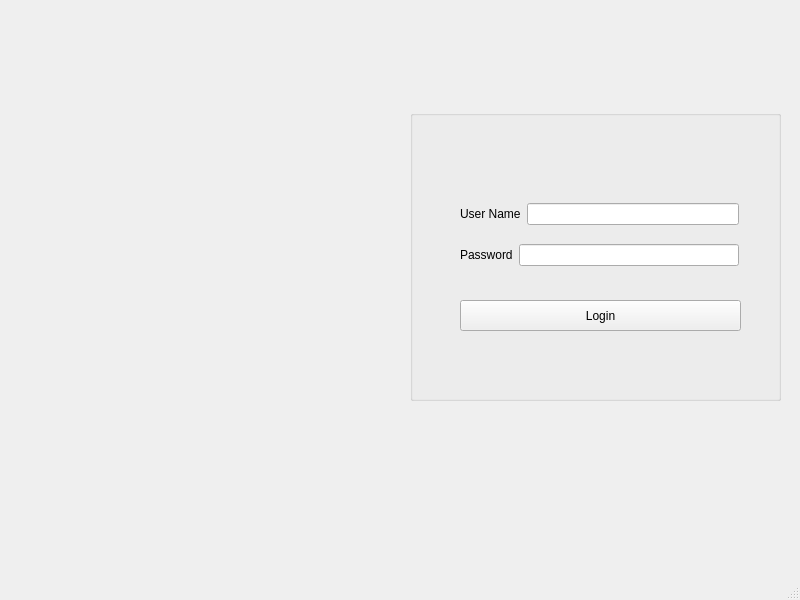
<?xml version="1.0" encoding="UTF-8"?>
<ui version="4.0">
 <class>MainWindow</class>
 <widget class="QMainWindow" name="MainWindow">
  <property name="geometry">
   <rect>
    <x>0</x>
    <y>0</y>
    <width>800</width>
    <height>600</height>
   </rect>
  </property>
  <property name="windowTitle">
   <string>MainWindow</string>
  </property>
  <widget class="QWidget" name="centralwidget">
   <widget class="QGroupBox" name="groupBox">
    <property name="geometry">
     <rect>
      <x>410</x>
      <y>110</y>
      <width>371</width>
      <height>291</height>
     </rect>
    </property>
    <property name="title">
     <string/>
    </property>
    <widget class="QPushButton" name="btnLogin">
     <property name="geometry">
      <rect>
       <x>50</x>
       <y>190</y>
       <width>281</width>
       <height>31</height>
      </rect>
     </property>
     <property name="text">
      <string>Login</string>
     </property>
    </widget>
    <widget class="QWidget" name="layoutWidget">
     <property name="geometry">
      <rect>
       <x>50</x>
       <y>80</y>
       <width>279</width>
       <height>91</height>
      </rect>
     </property>
     <layout class="QVBoxLayout" name="verticalLayout">
      <item>
       <layout class="QHBoxLayout" name="horizontalLayout">
        <item>
         <widget class="QLabel" name="userNamelbl">
          <property name="text">
           <string>User Name</string>
          </property>
         </widget>
        </item>
        <item>
         <widget class="QLineEdit" name="lineEditusername"/>
        </item>
       </layout>
      </item>
      <item>
       <layout class="QHBoxLayout" name="horizontalLayout_2">
        <item>
         <widget class="QLabel" name="lblpassword">
          <property name="text">
           <string>Password</string>
          </property>
         </widget>
        </item>
        <item>
         <widget class="QLineEdit" name="lineEditpassword"/>
        </item>
       </layout>
      </item>
     </layout>
    </widget>
   </widget>
   <widget class="QLabel" name="lblImage">
    <property name="geometry">
     <rect>
      <x>50</x>
      <y>100</y>
      <width>301</width>
      <height>311</height>
     </rect>
    </property>
    <property name="text">
     <string/>
    </property>
   </widget>
  </widget>
  <widget class="QMenuBar" name="menubar">
   <property name="geometry">
    <rect>
     <x>0</x>
     <y>0</y>
     <width>800</width>
     <height>26</height>
    </rect>
   </property>
  </widget>
  <widget class="QStatusBar" name="statusbar"/>
 </widget>
 <resources/>
 <connections/>
</ui>
